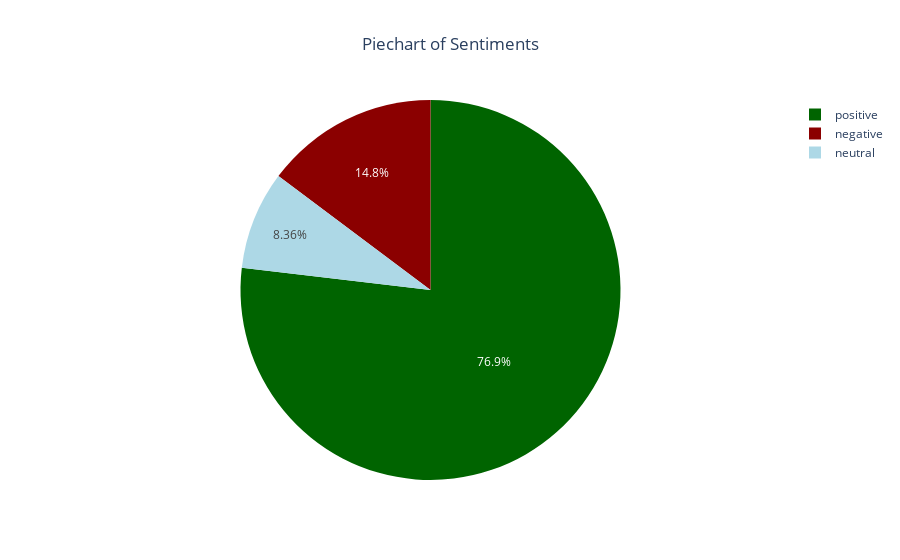

Here is the notebook cell this chart was saved with:
### Code cell
# Plotting Distribution of sentiments
fig = go.Figure(data=[go.Pie(labels=df['polarity'].value_counts().index.tolist(),
                             values=df['polarity'].value_counts().tolist(),
                            marker=dict(colors=['#006400','#8B0000','#add8e6']))])

fig.update_layout(title_text='Piechart of Sentiments',title_x=0.5,
                  template='plotly_white')
fig.show()

### Figure 1 — Plotly figure (JSON) as saved in the notebook; plotly's stock layout.template omitted (floating-point values rounded to 4 significant figures)
{"data": [{"labels": ["positive", "negative", "neutral"], "marker": {"colors": ["#006400", "#8B0000", "#add8e6"]}, "type": "pie", "values": [2134, 410, 232]}], "layout": {"autosize": true, "title": {"text": "Piechart of Sentiments", "x": 0.5}}}
